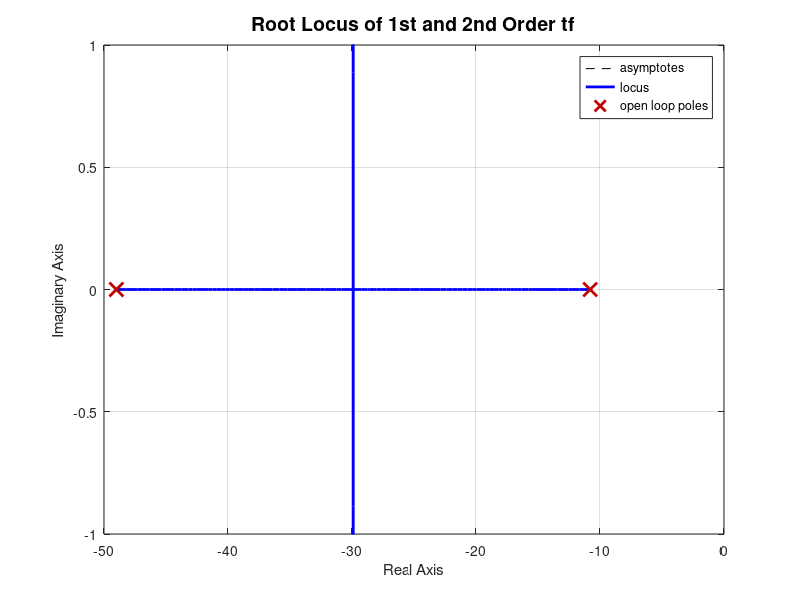

The MATLAB source for this figure:
%-----------------------------------------------------------------------%
%                     GNU GENERAL PUBLIC LICENSE                        %
%                       Version 3, 29 June 2007                         %
%                                                                       %
%       This simple script shows the root locus of a 2nd order tf       %
%                                                                       %
%                  Copyright © 2019  Matthew J Read                     %
% ----------------------------------------------------------------------%
function UP862752_System_Pole_Positions()
SecondOrder = tf(1058, [1 59.8 529]);  % Define 2nd Order system
rlocus(SecondOrder)  % Root Locus of 2nd Order
grid on              % Enables grid
axis([-50 0 -1 1])   % Set axis limits
title('Root Locus of 1st and 2nd Order tf','FontSize',14) % Create title
end
% ----------------------------------------------------------------------%